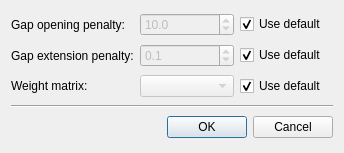
<?xml version="1.0" encoding="UTF-8"?>
<ui version="4.0">
 <class>SlowPairwiseParametersDialog</class>
 <widget class="QDialog" name="SlowPairwiseParametersDialog">
  <property name="geometry">
   <rect>
    <x>0</x>
    <y>0</y>
    <width>344</width>
    <height>153</height>
   </rect>
  </property>
  <property name="windowTitle">
   <string>Slow Pairwise Parameters</string>
  </property>
  <layout class="QGridLayout" name="gridLayout">
   <item row="0" column="0">
    <widget class="QLabel" name="label_2">
     <property name="text">
      <string>Gap opening penalty:</string>
     </property>
    </widget>
   </item>
   <item row="0" column="1">
    <widget class="AgDoubleSpinBox" name="gapOpenPenaltyDoubleSpinBox_">
     <property name="enabled">
      <bool>false</bool>
     </property>
     <property name="decimals">
      <number>1</number>
     </property>
     <property name="value">
      <double>10.000000000000000</double>
     </property>
    </widget>
   </item>
   <item row="0" column="2">
    <widget class="QCheckBox" name="checkBox">
     <property name="text">
      <string>Use default</string>
     </property>
     <property name="checked">
      <bool>true</bool>
     </property>
    </widget>
   </item>
   <item row="1" column="0">
    <widget class="QLabel" name="label_3">
     <property name="text">
      <string>Gap extension penalty:</string>
     </property>
    </widget>
   </item>
   <item row="1" column="1">
    <widget class="AgDoubleSpinBox" name="gapExtensionPenaltyDoubleSpinBox_">
     <property name="enabled">
      <bool>false</bool>
     </property>
     <property name="decimals">
      <number>1</number>
     </property>
     <property name="value">
      <double>0.100000000000000</double>
     </property>
    </widget>
   </item>
   <item row="1" column="2">
    <widget class="QCheckBox" name="checkBox_2">
     <property name="text">
      <string>Use default</string>
     </property>
     <property name="checked">
      <bool>true</bool>
     </property>
    </widget>
   </item>
   <item row="2" column="0">
    <widget class="QLabel" name="label">
     <property name="text">
      <string>Weight matrix:</string>
     </property>
    </widget>
   </item>
   <item row="2" column="1">
    <widget class="QComboBox" name="weightMatrixComboBox_">
     <property name="enabled">
      <bool>false</bool>
     </property>
    </widget>
   </item>
   <item row="2" column="2">
    <widget class="QCheckBox" name="checkBox_3">
     <property name="text">
      <string>Use default</string>
     </property>
     <property name="checked">
      <bool>true</bool>
     </property>
    </widget>
   </item>
   <item row="3" column="0" colspan="3">
    <widget class="Line" name="line">
     <property name="orientation">
      <enum>Qt::Horizontal</enum>
     </property>
    </widget>
   </item>
   <item row="4" column="1" colspan="2">
    <widget class="QDialogButtonBox" name="buttonBox">
     <property name="standardButtons">
      <set>QDialogButtonBox::Cancel|QDialogButtonBox::Ok</set>
     </property>
    </widget>
   </item>
  </layout>
 </widget>
 <customwidgets>
  <customwidget>
   <class>AgDoubleSpinBox</class>
   <extends>QDoubleSpinBox</extends>
   <header>gui/widgets/AgDoubleSpinBox.h</header>
  </customwidget>
 </customwidgets>
 <resources/>
 <connections>
  <connection>
   <sender>checkBox</sender>
   <signal>toggled(bool)</signal>
   <receiver>gapOpenPenaltyDoubleSpinBox_</receiver>
   <slot>setDisabled(bool)</slot>
   <hints>
    <hint type="sourcelabel">
     <x>246</x>
     <y>21</y>
    </hint>
    <hint type="destinationlabel">
     <x>225</x>
     <y>19</y>
    </hint>
   </hints>
  </connection>
  <connection>
   <sender>checkBox_2</sender>
   <signal>toggled(bool)</signal>
   <receiver>gapExtensionPenaltyDoubleSpinBox_</receiver>
   <slot>setDisabled(bool)</slot>
   <hints>
    <hint type="sourcelabel">
     <x>273</x>
     <y>56</y>
    </hint>
    <hint type="destinationlabel">
     <x>216</x>
     <y>51</y>
    </hint>
   </hints>
  </connection>
  <connection>
   <sender>buttonBox</sender>
   <signal>accepted()</signal>
   <receiver>SlowPairwiseParametersDialog</receiver>
   <slot>accept()</slot>
   <hints>
    <hint type="sourcelabel">
     <x>233</x>
     <y>123</y>
    </hint>
    <hint type="destinationlabel">
     <x>53</x>
     <y>122</y>
    </hint>
   </hints>
  </connection>
  <connection>
   <sender>buttonBox</sender>
   <signal>rejected()</signal>
   <receiver>SlowPairwiseParametersDialog</receiver>
   <slot>reject()</slot>
   <hints>
    <hint type="sourcelabel">
     <x>309</x>
     <y>133</y>
    </hint>
    <hint type="destinationlabel">
     <x>100</x>
     <y>135</y>
    </hint>
   </hints>
  </connection>
  <connection>
   <sender>checkBox_3</sender>
   <signal>toggled(bool)</signal>
   <receiver>weightMatrixComboBox_</receiver>
   <slot>setDisabled(bool)</slot>
   <hints>
    <hint type="sourcelabel">
     <x>285</x>
     <y>80</y>
    </hint>
    <hint type="destinationlabel">
     <x>224</x>
     <y>82</y>
    </hint>
   </hints>
  </connection>
 </connections>
</ui>
